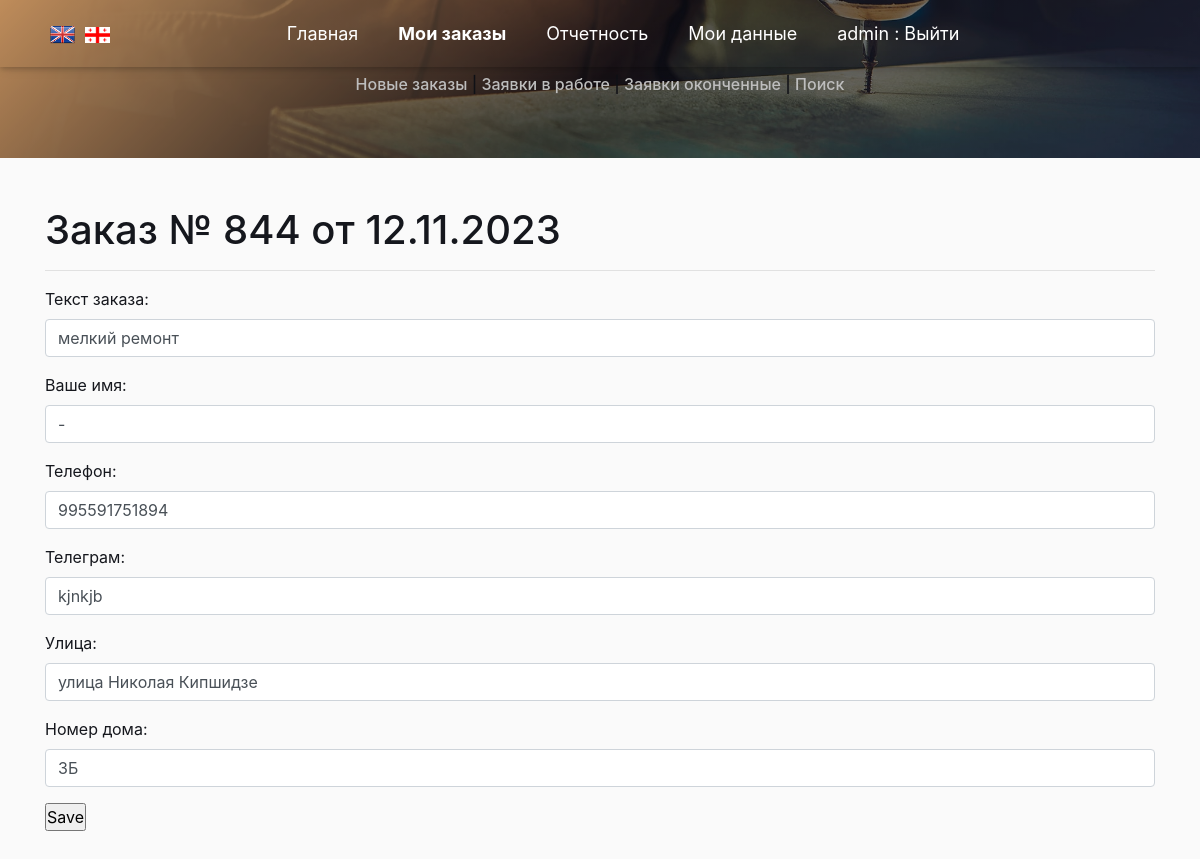
Before: /list_order/update/844 (signed in) with the older database file.
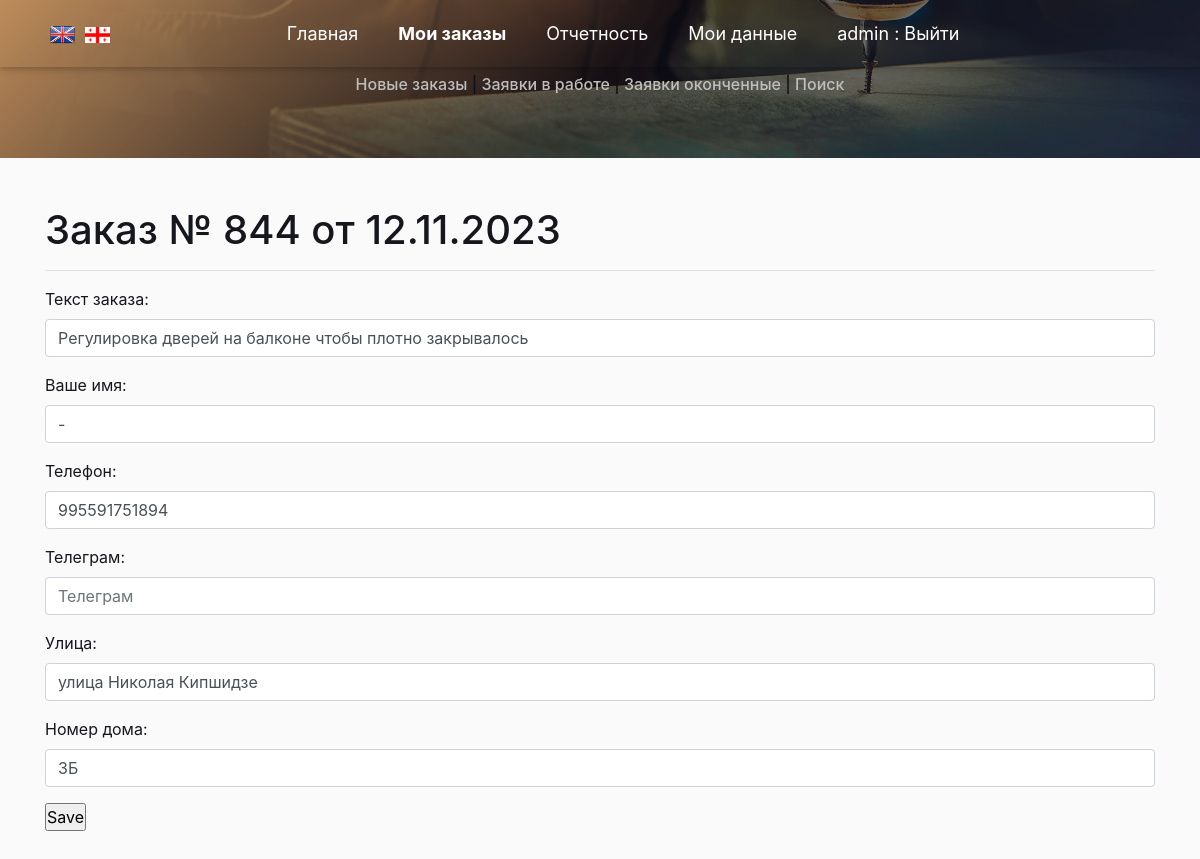
After: the same page with the newer database file.
### app_site/models.py (models this page shows)
class OrderList(models.Model):
    time_in = models.DateTimeField(auto_now_add=True, verbose_name='Дата заказа')
    time_out = models.DateTimeField(null=True, blank=True, verbose_name='Дата выполнения')
    repairer_id = models.ForeignKey(User, on_delete=models.SET_NULL, null=True, blank=True,
                                    verbose_name='Мастер', default='', )
    price = models.DecimalField(decimal_places=2, max_digits=7, null=True, blank=True, verbose_name='Стоимость работ')
    text_order = models.CharField(max_length=1500, verbose_name='Описание проблемы', blank=True, null=True)
    customer_name = models.CharField(max_length=50, verbose_name='Ваше имя')
    customer_phone = models.CharField(max_length=16, verbose_name='Телефон')
    customer_telegram = models.CharField(max_length=26, verbose_name='Telegram', blank=True, null=True)
    customer_code = models.CharField(max_length=16, verbose_name='Код организации', blank=True, null=True)
    address_city = models.CharField(max_length=2, choices=CITY_CHOICES, default='TB', null=True, blank=True,
                                    verbose_name='Город')
    order_status = models.CharField(max_length=3, choices=ORDER_STATUS, default='BEG', null=True, blank=True,
                                    verbose_name='Статус заказа')
    address_street_app = models.CharField(max_length=150, verbose_name='Улица', null=True, blank=True)
    address_num = models.CharField(max_length=10, verbose_name='Номер дома', null=True, blank=True)
    services = models.ManyToManyField('Service', through='Invoice')
    class Meta:
        verbose_name = 'Список заказов'
        verbose_name_plural = 'Список заказов'

### app_site/views.py (the view, shortened to what this page needs)
# urls.py: path('list_order/update/<int:pk>', OrderUpdate.as_view(), name='update'),
class OrderUpdate(LoginRequiredMixin, UpdateView):
    model = OrderList
    template_name = 'order_update.html'
    form_class = OrderForm
    def get_context_data(self, **kwargs):
        context = super().get_context_data(**kwargs)
        context['time_in'] = self.object.time_in
        context['pk'] = self.object.pk
        return context

### templates/order_update.html (shortened to what this page needs)
{% extends 'flatpages/default_user.html' %}
{% block body %}
<h1>Заказ № {{ pk }} от {{ time_in|date:"d.m.Y" }}</h1>
<hr>
<form action="" method="post" enctype="multipart/form-data">
    {{ form.as_p }}
    <input type="submit" value="Save" />
</form>
{% endblock body %}

Changed rows visible on the page:
changed OrderList "улица Николая Кипшидзе": text_order "мелкий ремонт" → "Регулировка дверей на балконе чтобы плотно закрывалось"; customer_telegram "kjnkjb" → (not shown)
